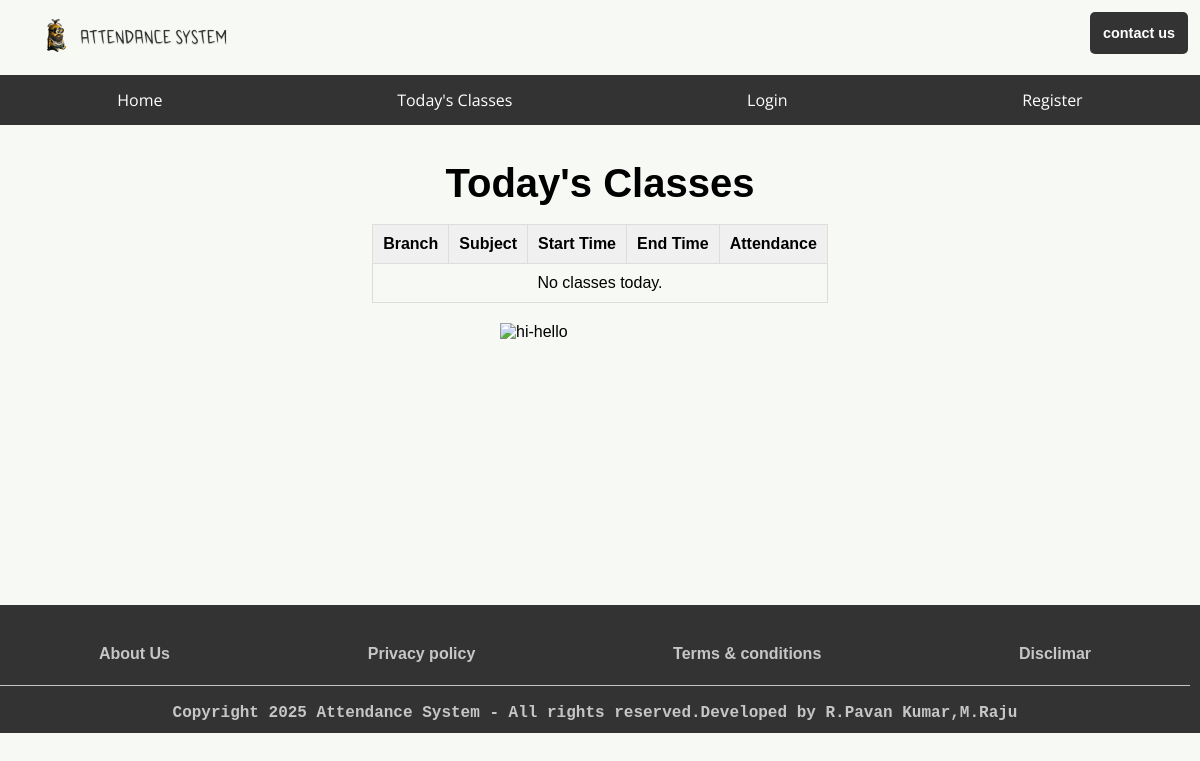
The page /today_classes on the database as committed earlier.
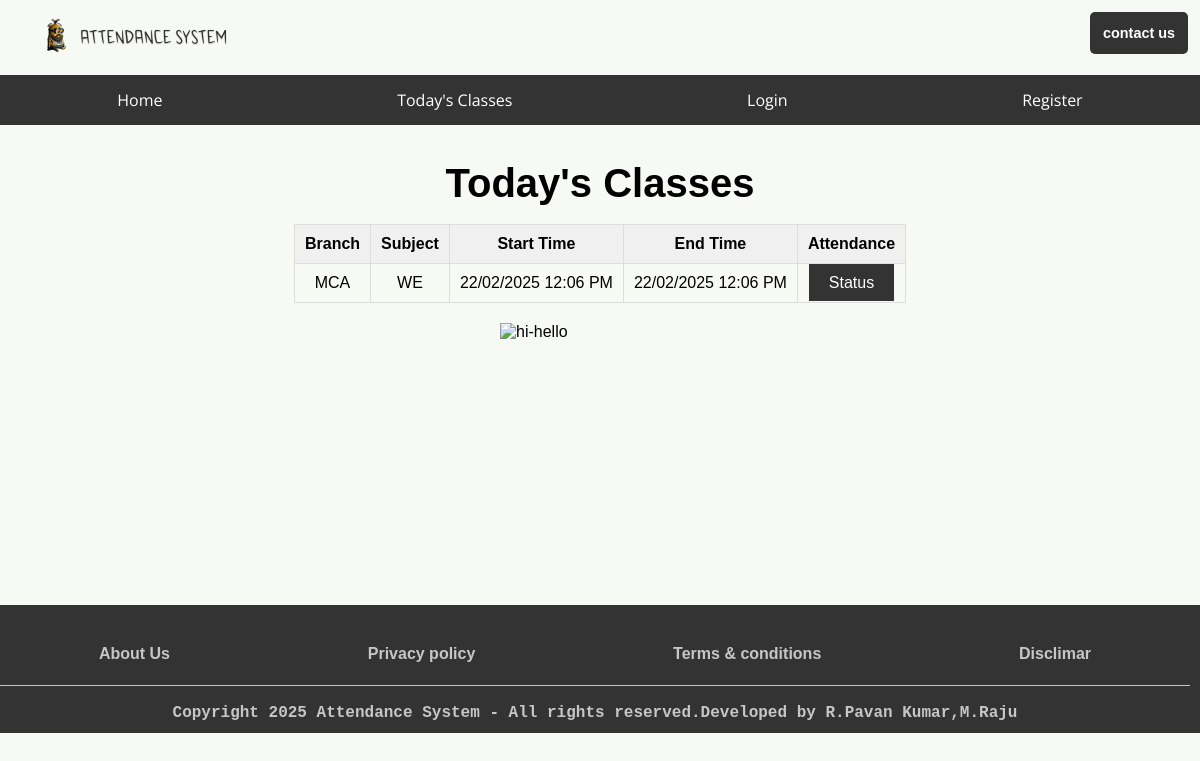
The same page on the database as committed later.
### app.py (models this page shows, shortened)
class SubjectsClasses(db.Model):  # Renamed to SubjectsClasses
    id = db.Column(db.Integer, primary_key=True)
    Branch = db.Column(db.String(200), nullable=False)
    Subject = db.Column(db.String(200), nullable=False)
    Start_Time = db.Column(db.DateTime, nullable=False)
    End_Time = db.Column(db.DateTime, nullable=False)
    date_created = db.Column(db.DateTime, default=datetime.utcnow)
    completed = db.Column(db.Integer, default=0)

### app.py (the view)
@app.route('/today_classes')
def today_classes():
    start_of_day = datetime.today().replace(hour=0, minute=0, second=0, microsecond=0)
    end_of_day = datetime.today().replace(hour=23, minute=59, second=59, microsecond=999999)
    users = db.session.query(SubjectsClasses).filter(
        SubjectsClasses.Start_Time >= start_of_day,
        SubjectsClasses.End_Time <= end_of_day
    ).all()
    return render_template('today_classes.html', users=users)

### templates/today_classes.html (shortened to what this page needs)
{% extends 'base/base.html' %}
{% block body %}
<main>
    <h1>Today's Classes</h1><br/>
    <div style="overflow-x: auto; max-width: 100%;">
        <table>
            <thead>
                <tr>
                    <th>Branch</th>
                    <th>Subject</th>
                    <th>Start Time</th>
                    <th>End Time</th>
                    <th>Attendance</th>
                </tr>
            </thead>
            <tbody>
                {% if users %}
                    {% for subjects_classes in users %}
                        <tr>
                            <td>{{ subjects_classes.Branch }}</td>
                            <td>{{ subjects_classes.Subject }}</td>
                            <td>{{ subjects_classes.Start_Time.strftime("%d/%m/%Y %I:%M %p") }}</td>
                            <td>{{ subjects_classes.End_Time.strftime("%d/%m/%Y %I:%M %p") }}</td>
                            <td><a href="login" class="button">Status</a></td>
                        </tr>
                    {% endfor %}
                {% else %}
                    <tr><td colspan="5">No classes today.</td></tr>
                {% endif %}
            </tbody>
        </table>
    </div>
    <div>
        <img class="gif" src="https://media.tenor.com/PQGGoLePq94AAAAi/im-so-tired-stuart.gif" alt="hi-hello" title="gif"/>
    </div>
</main>
{% endblock body %}

### templates/base/base.html (shortened to what this page needs)
<!DOCTYPE html>
<html lang="en">
<head>
    <link href="{{ url_for('static', filename='styles/index.css') }}" rel="stylesheet">
</head>
<body>
    <div class="container">
        <header>
            <div>
                <img class="figure" src="{{ url_for('static', filename='assets/images/logo/attendance-system-high-resolution-logo-transparent.png') }}" alt="Attendance System logo" title="logo" />
            </div>
            <div class="addbtn">
               <a href="contact">contact us</a>
            </div>
        </header>
        <nav>
            <ul>
                <li class="hideOnMobile"><a href="/">Home</a></li>
                <li class="hideOnMobile"><a href="today_classes">Today's Classes</a></li>
                <li class="hideOnMobile"><a href="login">Login</a></li>
                <li class="hideOnMobile"><a href="register">Register</a></li>
            </ul>
        </nav>
{% block body %}{% endblock body %}
        <footer>
            {% block footer %}
            <div id="footm">
            <ul>
                <li><a href="maintenance">About Us</a></li>
                <li><a href="maintenance">Privacy policy</a></li>
                <li><a href="maintenance">Terms & conditions</a></li>
                <li><a href="maintenance">Disclimar</a></li>
            </ul>
            </div>
            <div class="footcopy"><hr/><br/><strong>Copyright 2025 Attendance System - All rights reserved.Developed by R.Pavan Kumar,M.Raju</strong></div>
            {% endblock footer %}
        </footer>
    </div>
</body>
</html>

### static/styles/index.css (style rules this page uses)
* { background: #f7f9f4; font-family: 'Arial', sans-serif; margin: 0; padding: 0; box-sizing: border-box; font-size: 1rem; text-decoration: none; }
.container { display: flex; flex-wrap: wrap; }
header { display: flex; width: 100%; padding: 1%; align-items: space-evenly; justify-content: space-between; }
header .figure { min-width: 50px; max-width: 250px; min-height: 90%; display: inline-block; }
.addbtn a { background: #333; color: #fff; font-family: sans-serif; font-size: 0.9rem; font-weight: bold; border-radius: 5px; padding: 13px 13px; min-width: 10%; min-height: 10px; max-height: 40px; text-align: center; line-height: 3; }
nav { background: #333; width: 100%; position: sticky; top: 0px; z-index: 1; }
nav ul { width: 100%; list-style: none; display: flex; align-items: center; justify-content: space-around; background: transparent; }
nav ul li { background: transparent; height: 50px; }
nav ul li a { text-decoration: none; font-family: 'Open Sans', sans-serif; background: transparent; color: #ffffff; padding: 0 30px; height: 100%; display: flex; align-items: center; }
a { background: transparent; }
main { display: flex; justify-content: start; align-items: center; flex-direction: column; padding: 3% 0; width: 100%; min-height: 60vh; }
footer { background: #333; width: 100%; display: flex; align-items: space-around; justify-content: space-around; flex-wrap: wrap; padding: 5vh 10px 0 0; color: #ffffff; }
#footm { width: 100%; }
#footm ul { list-style:none; width:100%; display: flex; align-items: space-around; justify-content: space-around; flex-wrap: wrap; }
#footm ul li { list-style: none; font-size: 0.9em; color: #fffFFFB8; font-weight: bold; margin-bottom: 10px; }
#footm ul li a { color: #fffFFFB8; }
footer div, footer ul, footer ul li { background: transparent; }
.footcopy hr { color: #fffFFFB8; height: 1px; border-width: 0; background-color: #fffFFFB8; }
.footcopy, strong { all:unset; width: 100%; text-align: center; margin: 1% 0; font-family: 'Courier New', Courier, monospace; font-weight: bold; background: transparent; color: #fffFFFB8; }
a { text-decoration: none; }
a.button { background-color: #333; color: #fff; border: none; padding: 10px 20px; font-size: 16px; text-decoration: none; cursor: pointer; }
table { margin: 0 auto; border-collapse: collapse; border-spacing: 0; width: 100%; border: 1px solid #ddd; }
th, td { border: 1px solid #ddd; padding: 10px; text-align: center; }
th { background-color: #f0f0f0; }
h1 { text-align: center; font-size: 2.5rem; }
.gif { width: 200px; height: 200px; margin: 0 auto; display: block; margin-left: auto; margin-right: auto; margin-top: 10%; margin-bottom: 10%; }
body { font-family: Arial, sans-serif; margin: 0; padding: 0; background-color: #f0f0f0; }

Rows that differ between the two databases and show on the page:
added SubjectsClasses: Branch "MCA", Subject "WE", Start_Time "22/02/2025 12:06 PM", End_Time "22/02/2025 12:06 PM"
Other text that changed with them:
text no longer shown: "No classes today."
